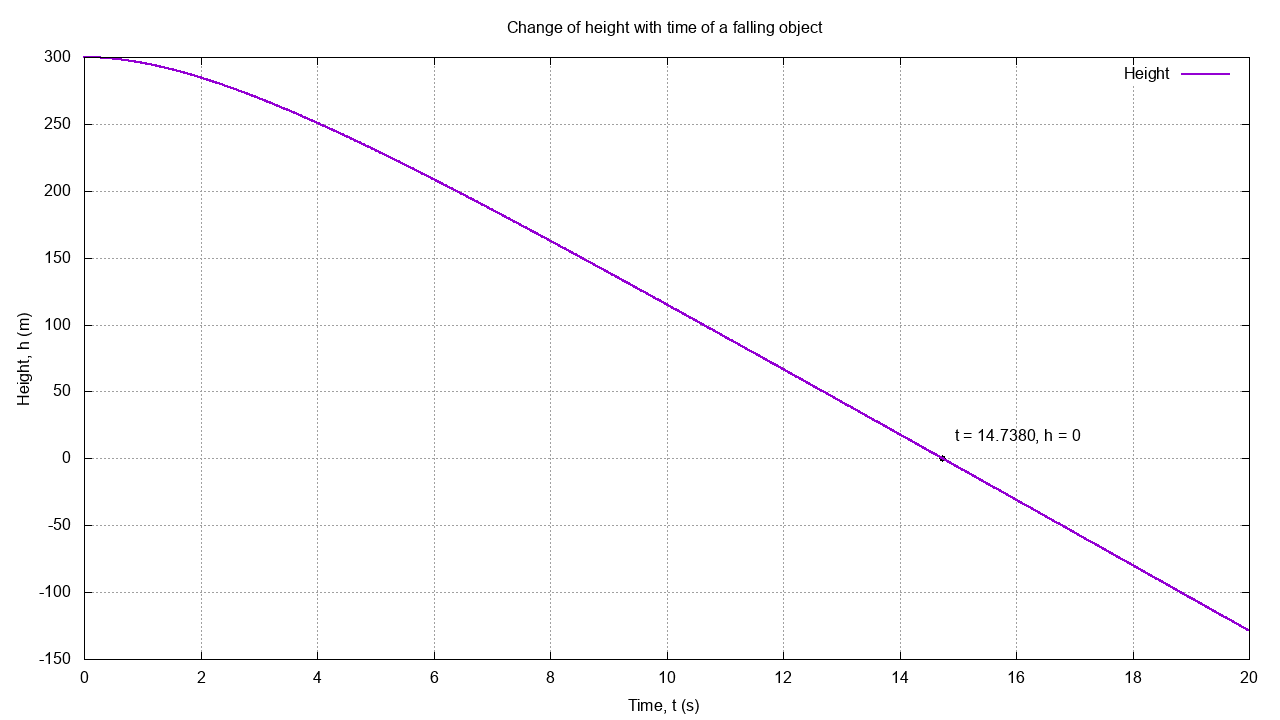

Write the gnuplot code that produced this figure.
set xlabel "Time, t (s)"
set ylabel "Height, h (m)"
set title "Change of height with time of a falling object"
set grid


set label 't = 14.7380, h = 0' at 14.7380,0 point pt 20 offset 1,1

set terminal png size 1280,720
set output "Function11.png"
plot "Function11.dat" u 1:(column("Height")):(sprintf("%d",$1)) w l lw 2

set terminal wxt background '#00222222'
plot "Function11.dat" u 1:(column("Height")) w l lw 2
